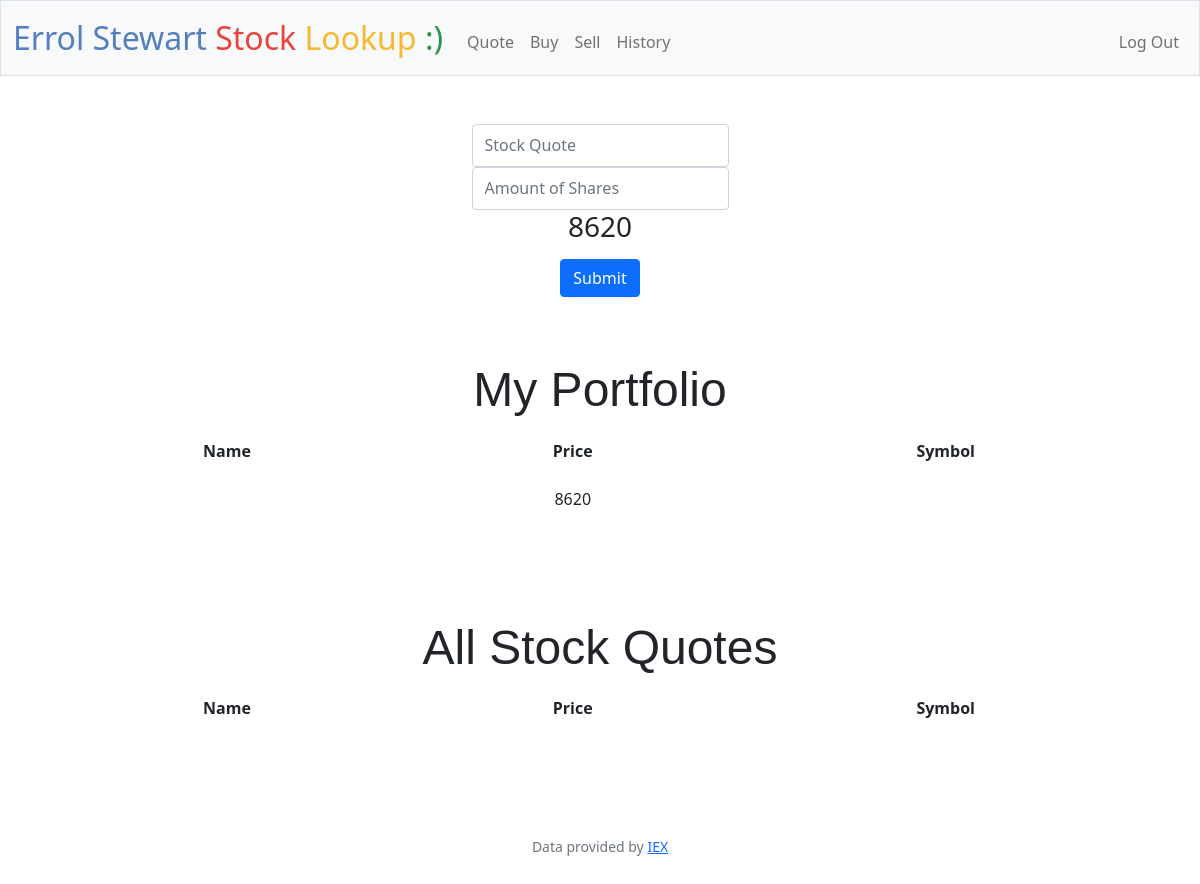
Before: /buy (signed in) with the older database file.
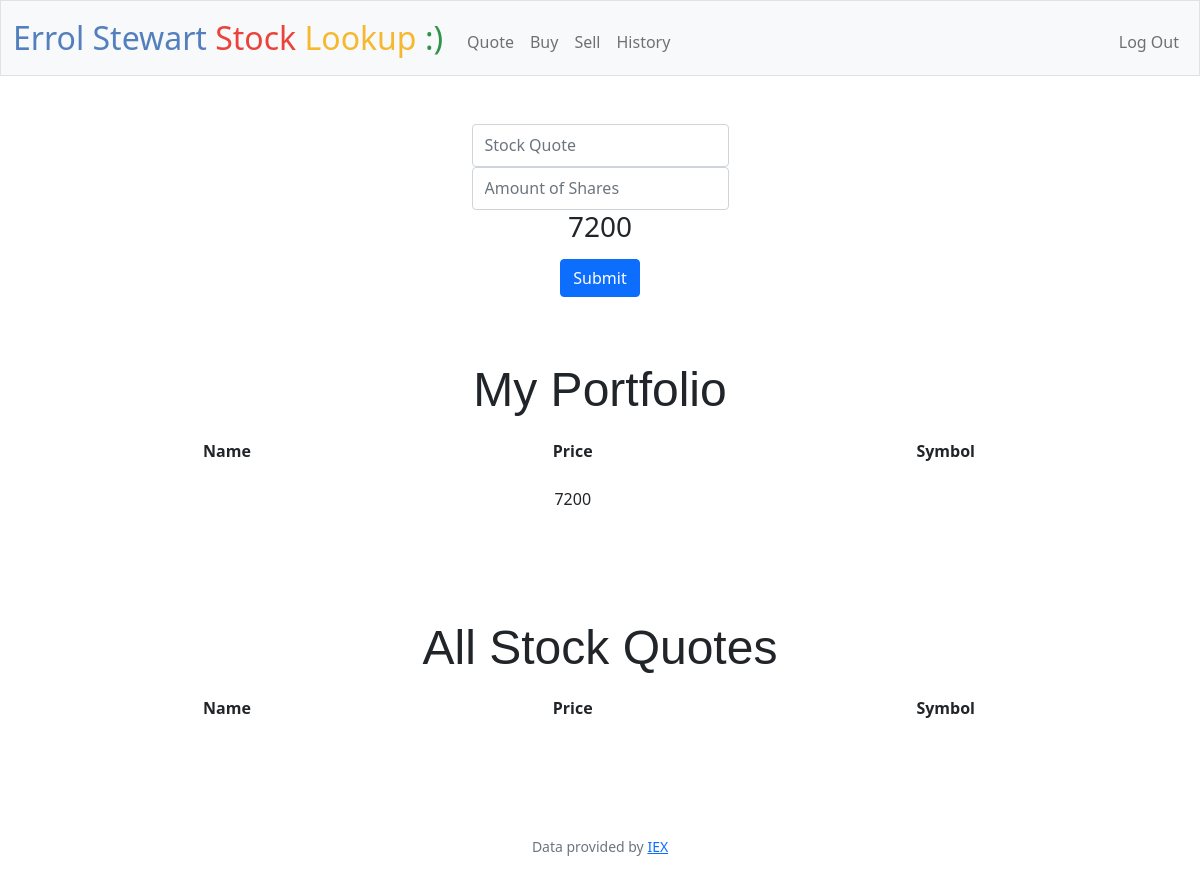
After: the same page with the newer database file.
### tables this page shows
CREATE TABLE users (id INTEGER PRIMARY KEY AUTOINCREMENT NOT NULL, username TEXT NOT NULL, hash TEXT NOT NULL, cash NUMERIC NOT NULL DEFAULT 10000.00);

### app.py (the view)
@app.route("/buy", methods=["GET", "POST"])
@login_required
def buy():
    user_id = session["user_id"]
    cash = db.execute("SELECT cash FROM users WHERE id = ?", user_id)
    counter = cash[0]
    counter = counter['cash']
    today = date.today()
    if request.method == "POST":
        quotes = lookup(request.form.get("quote"))
        shares = int(request.form.get("shares"))
        print(shares)
        print(user_id)
        if quotes == None:
            return apology("Stock Ticker Does Not Exist!!!!", 403)
        if not shares > 0:
            return apology("Postive Shares Only!", 403)
        Qname = (quotes['name'])
        Qprice = (quotes['price'])
        Qsymbol = (quotes['symbol'])
        purchase = int(Qprice) * int(shares)
        counter -= purchase
        print(quotes)
        print(Qsymbol)
        print(purchase)
        print(counter)
        print(today)
        db.execute("Update users SET cash = ? WHERE id = ?", counter, user_id )
        db.execute("INSERT INTO Stocks (SNAME, SPRICE, SAMOUNT, STOTAL, SCASH, purchase_date, user_ID) VALUES(?, ?, ?, ?, ?, ?, ?)", Qname, Qprice, shares, purchase, counter, today, user_id)
        return render_template("buy.html", QnameR=Qname,QpriceR=Qprice, QsymbolR=Qsymbol, cashR=counter )
    else:
        Portfolio = db.execute("SELECT * FROM users where id = ?", user_id)
        return render_template("buy.html", Portfolio=Portfolio, cashR=counter)
    return apology("TODO")

### app.py (called while the page is built)
@app.after_request
def after_request(response):
    response.headers["Cache-Control"] = "no-cache, no-store, must-revalidate"
    response.headers["Expires"] = 0
    response.headers["Pragma"] = "no-cache"
    return response

### helpers.py (called while the page is built)
def login_required(f):
    @wraps(f)
    def decorated_function(*args, **kwargs):
        if session.get("user_id") is None:
            return redirect("/login")
        return f(*args, **kwargs)
    return decorated_function

### templates/buy.html (shortened to what this page needs)
{% extends "layout.html" %}
{% block main %}
<form action="/buy" method="post">
    <div class="mb-3">
        <input autocomplete="off" autofocus class="form-control mx-auto w-auto" id="quote" name="quote" placeholder="Stock Quote" type="text" required>
        <input autocomplete="off" autofocus class="form-control mx-auto w-auto" id="shares" name="shares" placeholder="Amount of Shares" type="number" required>
        <h3> {{ cashR }}</h3>
    </div>
<button class="btn btn-primary" type="submit" style="float": right; >Submit</button>
</form>
<div class="section">
    <h2>My Portfolio</h2>
    <table>
        <thead>
            <tr>
                <th>Name</th>
                <th>Price</th>
                <th>Symbol</th>
            {% for stock in Portfolio %}
                <tr>
                    <td>{{ stock.name }}</td>
                    <td>{{ stock.cash }}</td>
                </tr>
            {% endfor %}
    </table>
</div>
<div class="section">
    <h2>All Stock Quotes</h2>
    <table>
        <thead>
            <tr>
                <th>Name</th>
                <th>Price</th>
                <th>Symbol</th>
            </tr>
            <tr>
                <td>{{ QnameR }}</td>
                <td>{{ QpriceR }}</td>
                <td>{{ QsymbolR }}</td>
            </tr>
        </thead>
    </table>
</div>
{% endblock %}

### templates/layout.html (shortened to what this page needs)
<!DOCTYPE html>
<html lang="en">
    <head>
        <link href="https://cdn.jsdelivr.net/npm/bootstrap@5.1.3/dist/css/bootstrap.min.css" rel="stylesheet">
        <link href="/static/styles.css" rel="stylesheet">
    </head>
    <body>
        <nav class="bg-light border navbar navbar-expand-md navbar-light">
            <div class="container-fluid">
                <a class="navbar-brand" href="/"><span class="blue">Errol Stewart</span><span class="red"> Stock</span><span class="yellow"> Lookup</span><span class="green"> :)</span> </a>
                <div class="collapse navbar-collapse" id="navbar">
                    {% if session["user_id"] %}
                        <ul class="navbar-nav me-auto mt-2">
                            <li class="nav-item"><a class="nav-link" href="/quote">Quote</a></li>
                            <li class="nav-item"><a class="nav-link" href="/buy">Buy</a></li>
                            <li class="nav-item"><a class="nav-link" href="/sell">Sell</a></li>
                            <li class="nav-item"><a class="nav-link" href="/history">History</a></li>
                        </ul>
                        <ul class="navbar-nav ms-auto mt-2">
                            <li class="nav-item"><a class="nav-link" href="/logout">Log Out</a></li>
                        </ul>
                    {% else %}
                        <ul class="navbar-nav ms-auto mt-2">
                            <li class="nav-item"><a class="nav-link" href="/register">Register</a></li>
                            <li class="nav-item"><a class="nav-link" href="/login">Log In</a></li>
                        </ul>
                    {% endif %}
                </div>
            </div>
        </nav>
        <main class="container-fluid py-5 text-center">
            {% block main %}{% endblock %}
        </main>
        <footer class="mb-5 small text-center text-muted">
            Data provided by <a href="https://iexcloud.io/">IEX</a>
        </footer>
    </body>
</html>

### static/styles.css (style rules this page uses)
nav .navbar-brand { font-size: xx-large; }
nav .navbar-brand .blue { color: #537fbe; }
nav .navbar-brand .red { color: #ea433b; }
nav .navbar-brand .yellow { color: #f5b82e; }
nav .navbar-brand .green { color: #2e944b; }
.section { padding-bottom: 1rem; padding-left: 2rem; padding-right: 2rem; padding-top: 0.5rem; }
h2 { padding-top: 3.5rem; font-family: 'Montserrat', sans-serif; font-size: 48px; }
input[type="text"], input[type="number"] { line-height: 1.8; width: 25%; }
table { background-color: transparent; margin-bottom: 1rem; width: 100%; }
table th, table td { padding: 0.75rem; vertical-align: middle; }

Changed rows visible on the page:
changed users: cash "8620" → "7200"
